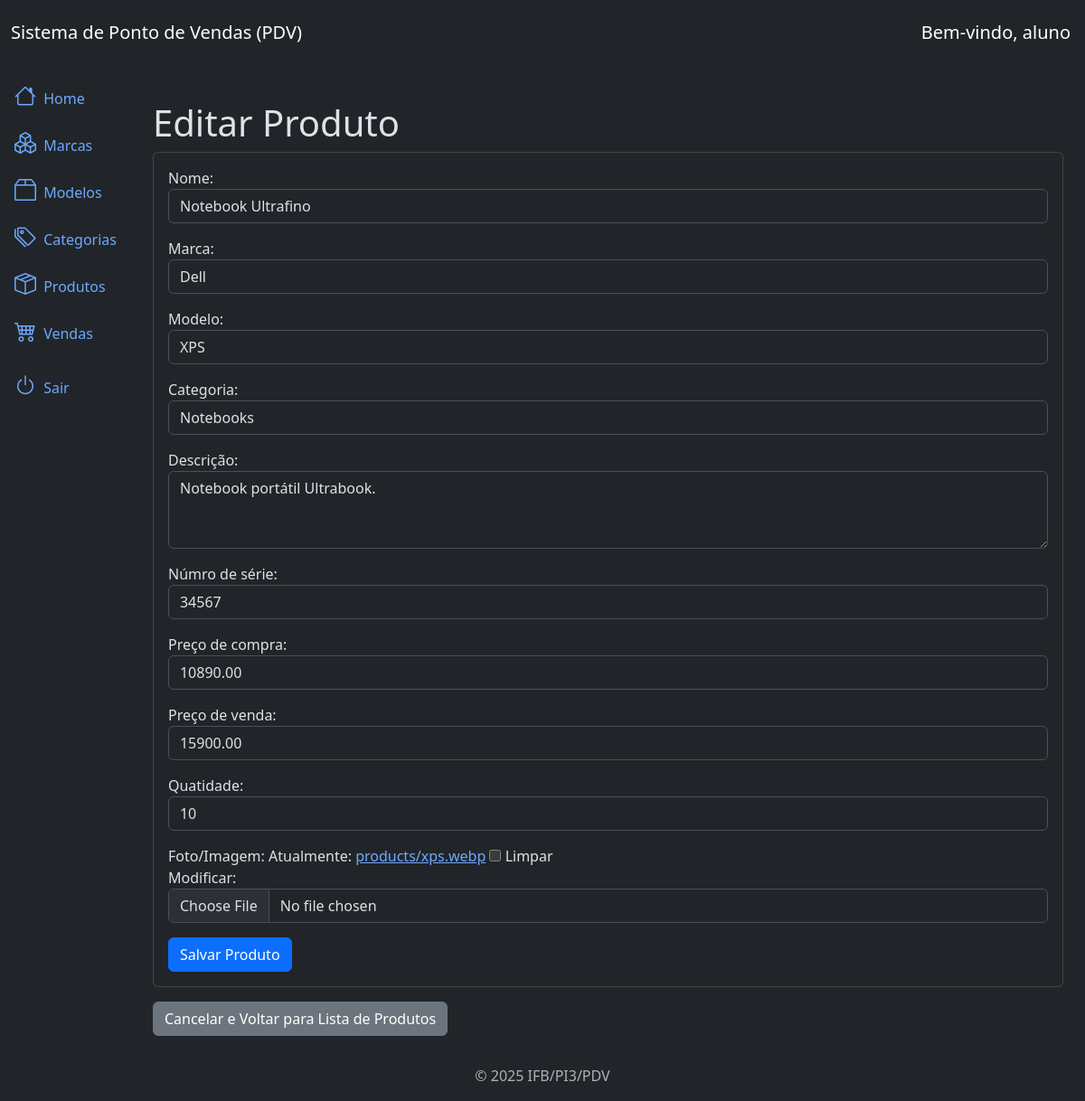
Screenshot of /products/4/update/ (signed in) with the database file from the repository.
### products/models.py (models this page shows, shortened)
class Product(models.Model):
    name = models.CharField(max_length=200)
    brand = models.ForeignKey(Brand, on_delete=models.PROTECT, related_name='brand_product')
    model = models.ForeignKey(Model, on_delete=models.PROTECT, related_name='model_product')
    category = models.ForeignKey(Category, on_delete=models.PROTECT, related_name='category_product')
    description = models.TextField(blank=True, null=True)
    serie_number = models.CharField(max_length=100, blank=True, null=True)
    cost_price = models.DecimalField(max_digits=20, decimal_places=2)
    selling_price = models.DecimalField(max_digits=20, decimal_places=2)
    quantity = models.IntegerField(default=0)
    photo = models.ImageField(upload_to='products/', blank=True, null=True) # Novo campo para fotos
    created_at = models.DateTimeField(auto_now_add=True)
    updated_at = models.DateTimeField(auto_now=True)
    class Meta:
        ordering = ['name']

### brands/models.py (models this page shows)
class Brand(models.Model):
    name = models.CharField(max_length=200)
    description = models.TextField(blank=True, null=True)
    created_at = models.DateTimeField(auto_now_add=True)
    updated_at = models.DateTimeField(auto_now=True)
    class Meta:
        ordering = ['name']
    def __str__(self):
        return self.name

### models/models.py (models this page shows)
class Model(models.Model):
    name = models.CharField(max_length=200)
    description = models.TextField(blank=True, null=True)
    created_at = models.DateTimeField(auto_now_add=True)
    updated_at = models.DateTimeField(auto_now=True)
    class Meta:
        ordering = ['name']
    def __str__(self):
        return self.name

### products/views.py (the view)
# urls.py: path('products/<int:pk>/update/', views.ProductUpdateView.as_view(), name='product_update'),
class ProductUpdateView(LoginRequiredMixin, PermissionRequiredMixin, UpdateView):
    model = models.Product
    template_name = 'product_update.html'
    form_class = forms.ProductForm
    success_url = reverse_lazy('product_list')
    permission_required = 'products.change_product'

### categories/models.py (called while the page is built)
    def __str__(self):
        return self.name

### products/templates/product_update.html (shortened to what this page needs)
{% extends 'base.html' %}
{% block content %}
    <div class="conteiner mt-4">
        <h3 class="display-6">Editar Produto</h3>
        <div class="card">
            <div class="card-body">
                <form method="post" enctype="multipart/form-data" class="form">
                    {{  form.as_p }}
                    <button type="submit" class="btn btn-primary">Salvar Produto</button>
                </form>
            </div>
        </div>
        <a href="{% url 'product_list' %}" class="btn btn-secondary mt-3">Cancelar e Voltar para Lista de Produtos</a>
    </div>
{% endblock %}

### core/templates/components/_header.html
<nav class="navbar navbar-expand-lg navbar-light bg-dark">
  <div class="container-fluid">
      <a class="navbar-brand text-white" href="#">Sistema de Ponto de Vendas (PDV)</a>
  </div>
  <div class="navbar navbar-expand-lg navbar-light bg-dark">
      {% if request.user.is_authenticated %}
          <a class="navbar-brand text-white" href="#">Bem-vindo, {{ request.user.get_full_name|default:request.user.username }}</a>
      {% endif %}
  </div>
</nav>

### rows the page displays
Product: name "Notebook Ultrafino", brand "Dell", model "XPS", category "Notebooks", description "Notebook portátil Ultrabook.", serie_number "34567", cost_price "10890.00", selling_price "15900.00", quantity "10"

### other values shown
{{ request.user.get_full_name|default:request.user.username }} "aluno"
